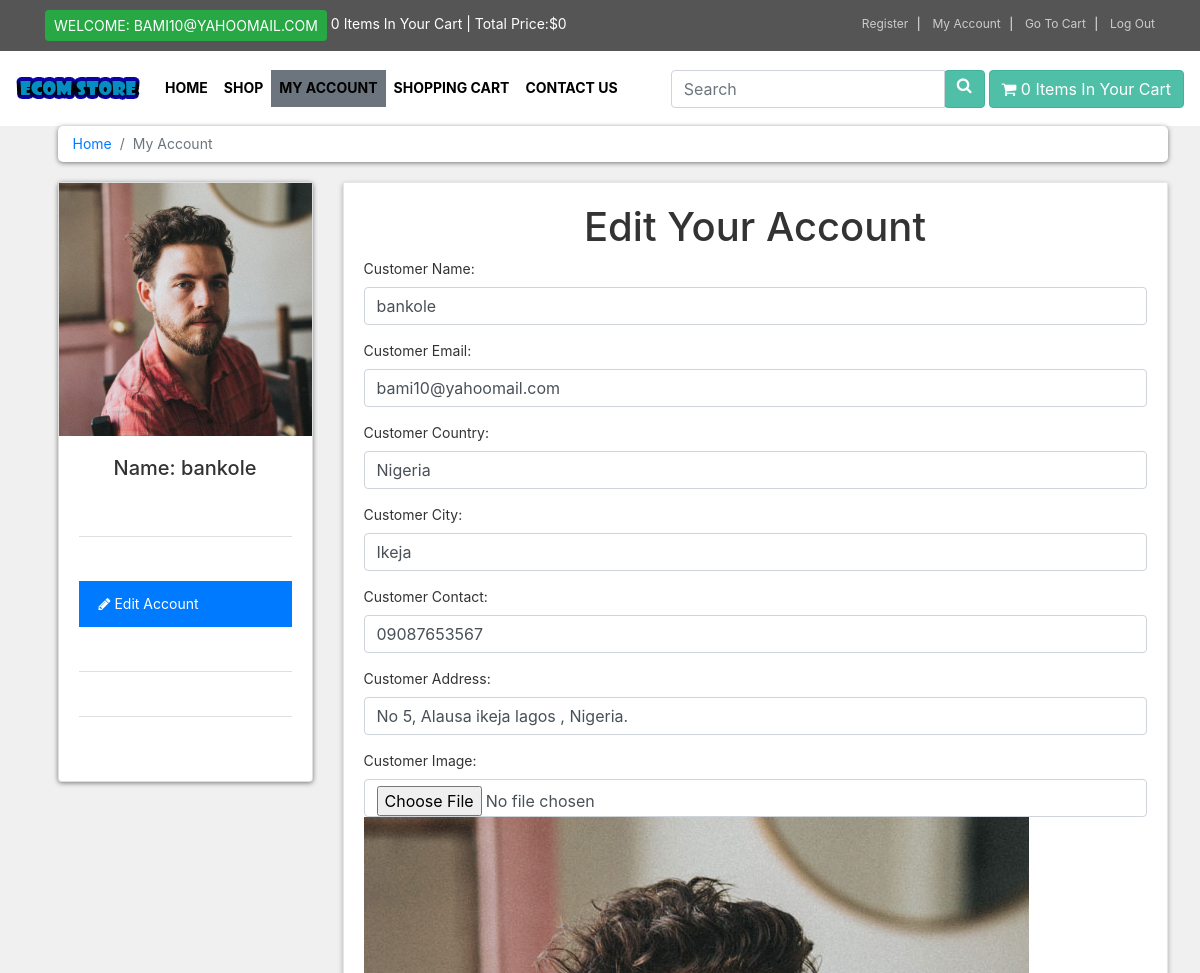
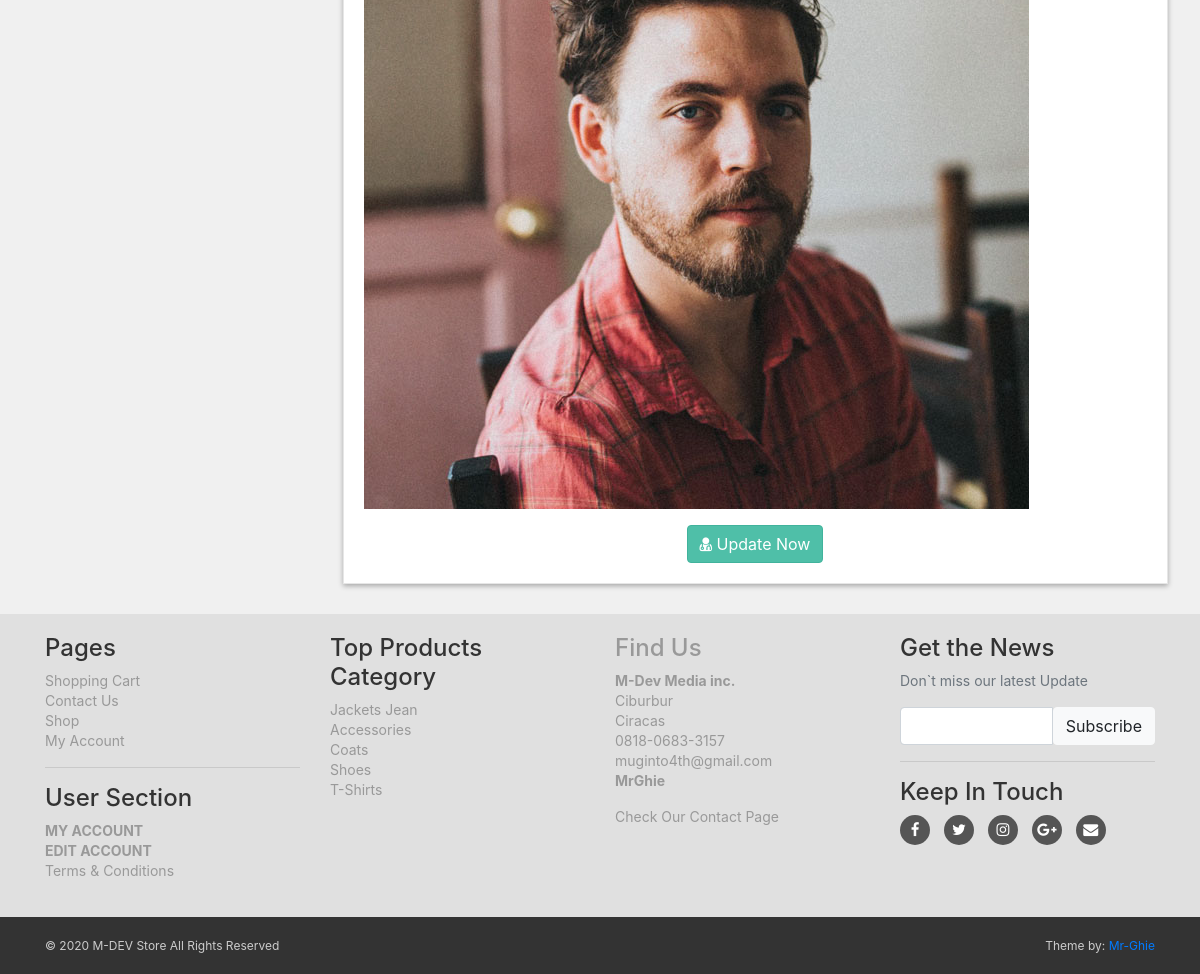
The page /customer/my_account.php?edit_account (signed in) on the database its author committed (2 pictures, top to bottom).
### tables this page shows
CREATE TABLE `customers` (
  `customer_id` int(100) NOT NULL,
  `customer_name` varchar(255) NOT NULL,
  `customer_email` varchar(255) NOT NULL,
  `customer_pass` varchar(255) NOT NULL,
  `customer_country` text NOT NULL,
  `customer_cty` text NOT NULL,
  `customer_contact` varchar(255) NOT NULL,
  `customer_address` text NOT NULL,
  `customer_image` varchar(100) NOT NULL,
  `customer_ip` varchar(100) NOT NULL
);

CREATE TABLE `product_categories` (
  `p_cat_id` int(100) NOT NULL,
  `p_cat_title` text NOT NULL,
  `p_cat_desc` text NOT NULL
);

### customer/edit_account.php (the view, shortened to what this page needs)
<?php
  $customer_session = $_SESSION['customer_email'];
  $get_customer = "select * from customers where customer_email = '$customer_session'";
  $run_customer = mysqli_query($con,$get_customer);
  $row_customer = mysqli_fetch_array($run_customer);
  $customer_name = $row_customer['customer_name'];
  $customer_email = $row_customer['customer_email'];
  $customer_country = $row_customer['customer_country'];
  $customer_city = $row_customer['customer_cty'];
  $customer_contact = $row_customer['customer_contact'];
  $customer_address = $row_customer['customer_address'];
  $customer_image = $row_customer['customer_image'];
?>
<h1 class="text-center">Edit Your Account</h1>
<form action="" method="POST" enctype="multipart/form-data">
  <div class="form-group">
      <label for=""> Customer Name: </label>
      <input type="text" class="form-control" name="c_name" value="<?php echo $customer_name; ?>" required>
  </div>
  <div class="form-group">
      <label for=""> Customer Email: </label>
      <input type="email" class="form-control" name="c_email" value="<?php echo $customer_email; ?>" required>
  </div>
  <div class="form-group">
      <label for=""> Customer Country: </label>
      <input type="text" class="form-control" name="c_country" value="<?php echo $customer_country; ?>" required>
  </div>
  <div class="form-group">
      <label for=""> Customer City: </label>
      <input type="text" class="form-control" name="c_city" value="<?php echo $customer_city; ?>" required>
  </div>
  <div class="form-group">
      <label for=""> Customer Contact: </label>
      <input type="text" class="form-control" name="c_contact" value="<?php echo $customer_contact; ?>" required>
  </div>
  <div class="form-group">
      <label for=""> Customer Address: </label>
      <input type="text" class="form-control" name="c_address" value="<?php echo $customer_address; ?>" required>
  </div>
  <div class="form-group">
      <label for=""> Customer Image: </label>
      <input type="file" class="form-control" name="c_image" >
      <img src="customer_images/<?php echo $customer_image; ?>" alt="customer image" class="img-fluid">
  </div>
  <div class="text-center">
    <button type="submit" name="update" class="btn btn-primary">
        <i class="fa fa-user-md"></i> Update Now
    </button>
  </div>
</form>

### customer/includes/sidebar.php
<div class="card sidebar-menu mb-2">
   <?php
    $customer_session = $_SESSION['customer_email'];
    $get_customer = "select * from customers where customer_email='$customer_session'";
    $run_customer = mysqli_query($con,$get_customer);
    $row_customer = mysqli_fetch_array($run_customer);
    $customer_image = $row_customer['customer_image'];
    $customer_name = $row_customer['customer_name'];
    if (!isset($_SESSION['customer_email'])) {
    }
    else{
      echo "
         <center>
            <img src='customer_images/$customer_image' class='img-fluid'>
         </center>
      ";
    }
   ?>
  <div class="card-body">
    <h5 class='card-title text-center'>
      Name: <?php echo $customer_name; ?>
    </h5>
    <ul class="list-group list-group-flush">
      <li class="list-group-item <?php if(isset($_GET['my_orders'])){ echo "active";} ?>">
         <a href="my_account.php?my_orders" class="list-group-item-action text-white">
           <i class="fa fa-list"></i> My Orders
         </a>
      </li>
      <li class="list-group-item <?php if(isset($_GET['pay_offline'])){ echo "active";} ?>">
         <a href="my_account.php?pay_offline" class="list-group-item-action text-white">
           <i class="fa fa-bolt"></i> Pay Offline
         </a>
      </li>
      <li class="list-group-item <?php if(isset($_GET['edit_account'])){ echo "active";} ?>">
         <a href="my_account.php?edit_account" class="list-group-item-action text-white">
           <i class="fa fa-pencil"></i> Edit Account
         </a>
      </li>
      <li class="list-group-item <?php if(isset($_GET['change_pass'])){ echo "active";} ?>">
         <a href="my_account.php?change_pass" class="list-group-item-action text-white">
           <i class="fa fa-user"></i> Change Password
         </a>
      </li>
      <li class="list-group-item <?php if(isset($_GET['delete_account'])){ echo "active";} ?>">
         <a href="my_account.php?delete_account" class="list-group-item-action text-white">
           <i class="fa fa-trash-o"></i> Delete Account
         </a>
      </li>
      <li class="list-group-item">
         <a href="logout.php" class="list-group-item-action text-white">
           <i class="fa fa-sign-out"></i> Log Out
         </a>
      </li>
  </ul>
  </div>
</div>

### customer/includes/footer.php (shortened to what this page needs)
<div id="footer">
    <div class="container">
        <div class="row">
            <div class="col-sm-6 col-md-3">
             <h4>Pages</h4>
              <ul>
                  <li><a href="../cart.php">Shopping Cart</a></li>
                  <li><a href="../contact.php">Contact Us</a></li>
                  <li><a href="../shop.php">Shop</a></li>
                  <li><a href="customer/my_account.php">My Account</a></li>
              </ul>
              <hr>
              <h4>User Section</h4>
              <ul>
                  <li>
                    <?php
                        if (!isset($_SESSION['customer_email'])) {
                            echo "<a  class='nav-link' href='../checkout.php'>Login</a>";
                        }
                        else {
                            echo "<a  class='nav-link' href='customer/my_account.php?my_orders'>My Account</a>";
                        }
                    ?>
                  </li>
                  <li>
                    <?php
                        if (!isset($_SESSION['customer_email'])) {
                            echo "<a  class='nav-link' href='../checkout.php'>Login</a>";
                        }
                        else {
                            echo "<a  class='nav-link' href='my_account.php?edit_account'>Edit Account</a>";
                        }
                        ?>
                  </li>
                  <li><a href="../terms.php">Terms & Conditions</a></li>
              </ul>
            </div>
            <div class="col-sm-6 col-md-3">
               <h4>Top Products Category</h4>
               <ul>
                   <?php
                    $get_p_cats = "select * from product_categories";
                    $run_p_cats = mysqli_query($con,$get_p_cats);
                    while ($row_p_cats = mysqli_fetch_array($run_p_cats)) {
                        $p_cat_id = $row_p_cats['p_cat_id'];
                        $p_cat_title = $row_p_cats['p_cat_title'];
                        echo "
                           <li>
                              <a href='../shop.php?p_cat=$p_cat_id'>
                                $p_cat_title
                              <?a>
                           </li>
                        ";
                    }
                   ?>
               </ul>
            </div>
            <div class="col-sm-6 col-md-3">
              <h4>Find Us</h4>
              <p>
                <strong>M-Dev Media inc.</strong>
                <br>Ciburbur
                <br>Ciracas
                <br>0818-0683-3157
                <br>muginto4th@gmail.com
                <br><strong>MrGhie</strong>
              </p>
              <a href="../contact.php">Check Our Contact Page</a>
            </div>
            <div class="col-sm-6 col-md-3">
                <h4>Get the News</h4>
                <p class="text-muted">
                    Don`t miss our latest Update
                </p>
                <form action="" method="POST">
                    <div class="input-group">
                        <input type="text" class="form-control" name="email">
                        <span class="input-group-btn">
                            <input type="submit" value="Subscribe" class="btn btn-light">
                        </span>
                    </div>
                </form>
                <hr>
                <h4>Keep In Touch</h4>
                <p class="social">
                    <a href="../" class="fa fa-facebook"></a>
                    <a href="../" class="fa fa-twitter"></a>
                    <a href="../" class="fa fa-instagram"></a>
                    <a href="../" class="fa fa-google-plus"></a>
                    <a href="../" class="fa fa-envelope"></a>
                </p>
            </div>
        </div>
    </div>
</div>
<div id="copyright">
    <div class="container">
        <div class="row">
            <div class="col-md-6">
                <p class="pull-left">&copy; 2020 M-DEV Store All Rights Reserved</p>
            </div>
            <div class="col-md-6">
                <p class="pull-right">Theme by: <a href="#">Mr-Ghie</a></p>
            </div>
        </div>
    </div>
</div>

### customer/style/style.css (style rules this page uses)
* { margin: 0; padding: 0; }
body { font-size: 14px; line-height: 1.43; color: #333333; background: #f0f0f0; overflow-x: hidden; }
.nav-link { text-transform: uppercase; font-weight: bold; font-size: 14px; color: #000000; }
.btn-primary { color:rgb(255, 255,255); background: rgb(79, 191, 168); border-color: rgb(65, 179,156); }
#footer { background: #e0e0e0; padding: 20px 0; }
#footer a { color: #999999; padding: 0; text-decoration: none; }
#footer ul { list-style: none; padding: 0px; }
.social { text-align: left; }
#footer .social a { margin: 0px 10px 0px 0px; display: inline-block; color: #ffffff; width: 30px; height: 30px; border-radius: 15px; line-height: 30px; font-size: 15px; text-align: center; vertical-align: bottom; background: #555555; text-decoration: none; }
#copyright { background: #333333; color: #cccccc; padding: 20px 0px; font-size: 12px; }
#copyright p { margin: 0px; }
#content .card.sidebar-menu { box-sizing: border-box; box-shadow: 0px 1px 5px rgba(0, 0, 0, .5); }

### rows shown on the page
customers: customer_image (picture), customer_name "bankole", c_name "bankole", c_email "bami10@yahoomail.com", c_country "Nigeria", c_city "Ikeja", c_contact "09087653567", c_address "No 5, Alausa ikeja lagos , Nigeria."
product_categories: p_cat_title "Jackets Jean"
product_categories: p_cat_title "Accessories"
product_categories: p_cat_title "Coats"
product_categories: p_cat_title "Shoes"
product_categories: p_cat_title "T-Shirts"

### other values the page prints
$_SESSION['customer_email'] "BAMI10@YAHOOMAIL.COM"
$count_itmes "0 0"
$total "0"
